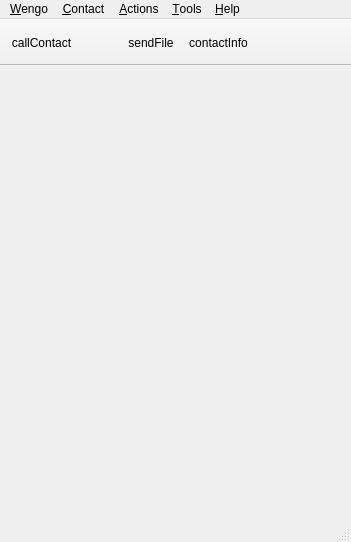
<ui version="4.0" >
 <author></author>
 <comment></comment>
 <exportmacro></exportmacro>
 <class>chatMainWindow</class>
 <widget class="QMainWindow" name="chatMainWindow" >
  <property name="geometry" >
   <rect>
    <x>0</x>
    <y>0</y>
    <width>351</width>
    <height>542</height>
   </rect>
  </property>
  <property name="windowTitle" >
   <string>MainWindow</string>
  </property>
  <property name="toolButtonStyle" >
   <enum>Qt::ToolButtonIconOnly</enum>
  </property>
  <widget class="QWidget" name="centralwidget" >
   <layout class="QGridLayout" >
    <property name="margin" >
     <number>6</number>
    </property>
    <property name="spacing" >
     <number>3</number>
    </property>
   </layout>
  </widget>
  <widget class="QMenuBar" name="menubar" >
   <property name="geometry" >
    <rect>
     <x>0</x>
     <y>0</y>
     <width>351</width>
     <height>29</height>
    </rect>
   </property>
   <widget class="QMenu" name="menuHelp" >
    <property name="title" >
     <string>&amp;Help</string>
    </property>
    <addaction name="actionShowWengoForum" />
    <addaction name="actionWengoFAQ" />
   </widget>
   <widget class="QMenu" name="menuContact" >
    <property name="title" >
     <string>&amp;Contact</string>
    </property>
    <addaction name="actionAddContact" />
    <addaction name="actionSearchWengoContact" />
   </widget>
   <widget class="QMenu" name="menuWengo" >
    <property name="title" >
     <string>&amp;Wengo</string>
    </property>
    <addaction name="actionShowWengoAccount" />
    <addaction name="actionEditMyProfile" />
    <addaction name="actionWengoServices" />
    <addaction name="separator" />
    <addaction name="actionClose" />
   </widget>
   <widget class="QMenu" name="menuTools" >
    <property name="title" >
     <string>&amp;Tools</string>
    </property>
    <addaction name="actionShowFileTransfer" />
   </widget>
   <widget class="QMenu" name="menuActions" >
    <property name="title" >
     <string>&amp;Actions</string>
    </property>
    <addaction name="actionCreateConferenceCall" />
    <addaction name="actionSendSms" />
    <addaction name="separator" />
    <addaction name="actionSaveHistoryAs" />
   </widget>
   <addaction name="menuWengo" />
   <addaction name="menuContact" />
   <addaction name="menuActions" />
   <addaction name="menuTools" />
   <addaction name="menuHelp" />
  </widget>
  <widget class="QStatusBar" name="statusbar" >
   <property name="geometry" >
    <rect>
     <x>0</x>
     <y>520</y>
     <width>351</width>
     <height>22</height>
    </rect>
   </property>
   <property name="autoFillBackground" >
    <bool>false</bool>
   </property>
  </widget>
  <widget class="QToolBar" name="toolBar" >
   <property name="windowTitle" >
    <string>Main Toolbar</string>
   </property>
   <property name="movable" >
    <bool>false</bool>
   </property>
   <property name="orientation" >
    <enum>Qt::Horizontal</enum>
   </property>
   <property name="iconSize" >
    <size>
     <width>32</width>
     <height>32</height>
    </size>
   </property>
   <attribute name="toolBarArea" >
    <number>4</number>
   </attribute>
   <addaction name="actionCallContact" />
   <addaction name="actionSendSms" />
   <addaction name="actionSendFile" />
   <addaction name="actionContactInfo" />
  </widget>
  <action name="actionShowWengoAccount" />
  <action name="actionEditMyProfile" />
  <action name="actionWengoServices" />
  <action name="actionClose" />
  <action name="actionAddContact" />
  <action name="actionSearchWengoContact" />
  <action name="actionSendSms" />
  <action name="actionCreateConferenceCall" />
  <action name="actionShowWengoForum" />
  <action name="actionWengoFAQ" />
  <action name="actionCallContact" >
   <property name="icon" >
    <iconset resource="../wengophone.qrc" >:/pics/contact/call.png</iconset>
   </property>
   <property name="text" >
    <string>callContact</string>
   </property>
  </action>
  <action name="actionSendFile" >
   <property name="icon" >
    <iconset resource="../wengophone.qrc" >:/pics/filetransfer/send-file.png</iconset>
   </property>
   <property name="text" >
    <string>sendFile</string>
   </property>
  </action>
  <action name="actionCreateChatConf" >
   <property name="icon" >
    <iconset resource="../wengophone.qrc" >:/pics/chat/chat-room.png</iconset>
   </property>
   <property name="text" >
    <string>createChatConf</string>
   </property>
  </action>
  <action name="actionContactInfo" >
   <property name="icon" >
    <iconset resource="../wengophone.qrc" >:/pics/chat/contact-details.png</iconset>
   </property>
   <property name="text" >
    <string>contactInfo</string>
   </property>
  </action>
  <action name="actionBlockContact" >
   <property name="icon" >
    <iconset resource="../wengophone.qrc" >:/pics/chat/block-a.png</iconset>
   </property>
   <property name="text" >
    <string>blockContact</string>
   </property>
  </action>
  <action name="actionShowFileTransfer" >
   <property name="text" >
    <string/>
   </property>
  </action>
  <action name="actionSaveHistoryAs" >
   <property name="icon" >
    <iconset resource="../wengophone.qrc" >:/pics/actions/save_as.png</iconset>
   </property>
   <property name="text" >
    <string>&amp;Save History As ...</string>
   </property>
  </action>
 </widget>
 <pixmapfunction></pixmapfunction>
 <resources>
  <include location="../wengophone.qrc" />
 </resources>
 <connections/>
</ui>
